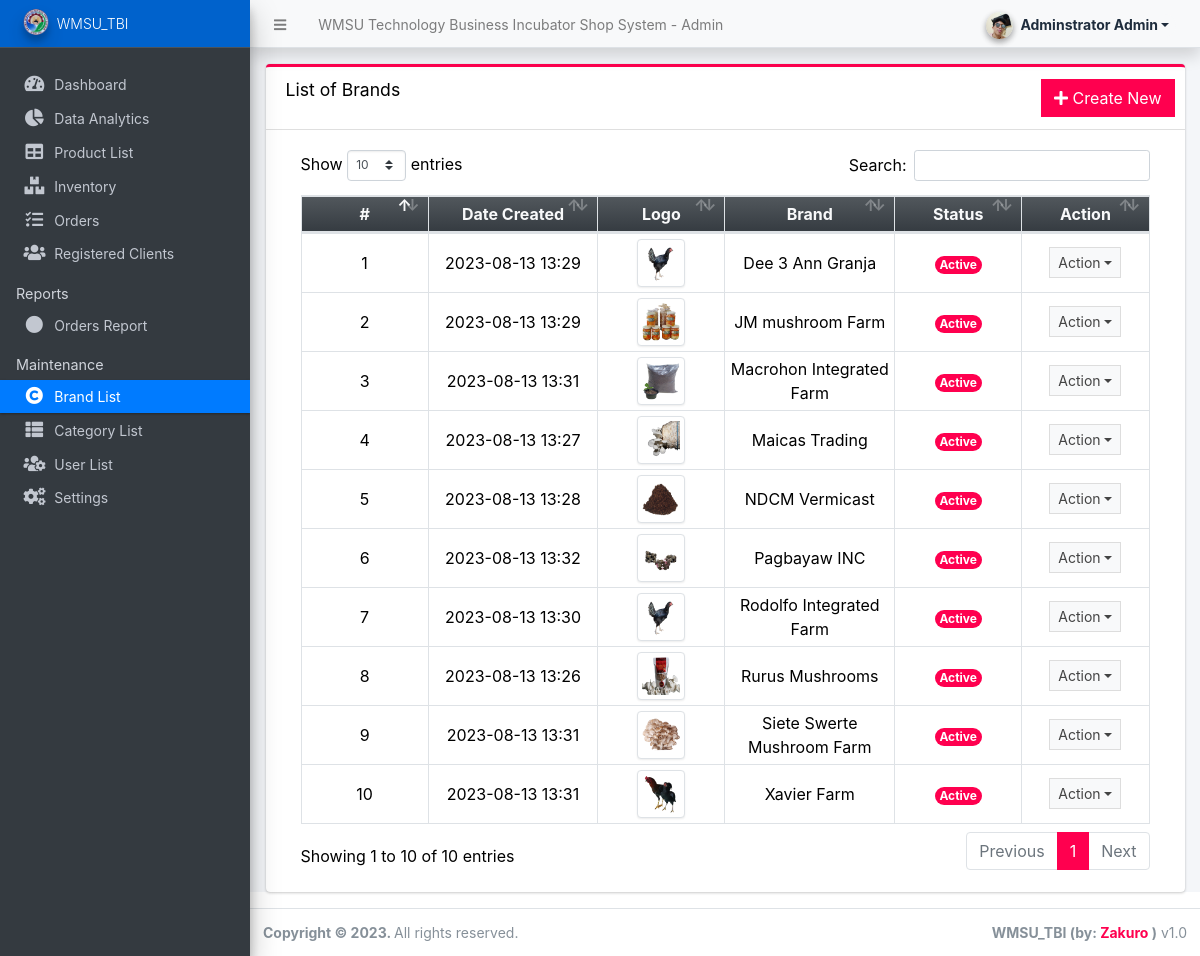
Page /admin/?page=maintenance/brands (signed in) on the committed database.
### tables this page shows
CREATE TABLE `brand_list` (
  `id` int(30) NOT NULL,
  `name` text NOT NULL,
  `image_path` text NOT NULL,
  `delete_flag` tinyint(1) NOT NULL DEFAULT 0,
  `status` tinyint(1) NOT NULL DEFAULT 1,
  `date_created` datetime NOT NULL DEFAULT current_timestamp(),
  `date_updated` datetime DEFAULT NULL ON UPDATE current_timestamp()
);

### config.php (called while the page is built, shortened)
<?php
function validate_image($file){
    $file = explode("?",$file)[0];
	if(!empty($file)){
		if(is_file(base_app.$file)){
			return base_url.$file;
		}else{
			return base_url.'dist/img/no-image-available.png';
		}
	}else{
		return base_url.'dist/img/no-image-available.png';
	}
}
?>

### admin/maintenance/brands.php (the view, shortened to what this page needs)
<div class="card card-outline card-primary">
	<div class="card-header">
		<h3 class="card-title">List of Brands</h3>
		<div class="card-tools">
			<a href="javascript:void(0)" id="create_new" class="btn btn-flat btn-primary"><span class="fas fa-plus"></span>  Create New</a>
		</div>
	</div>
	<div class="card-body">
		<div class="container-fluid">
        <div class="container-fluid">
			<table class="table table-bordered table-stripped">
				<colgroup>
					<col width="15%">
					<col width="20%">
					<col width="15%">
					<col width="20%">
					<col width="15%">
					<col width="15%">
				</colgroup>
				<thead>
					<tr class="bg-gradient-dark text-light">
						<th class="text-center">#</th>
						<th class="text-center">Date Created</th>
						<th class="text-center">Logo</th>
						<th class="text-center">Brand</th>
						<th class="text-center">Status</th>
						<th class="text-center">Action</th>
					</tr>
				</thead>
				<tbody>
					<?php
					$i = 1;
						$qry = $conn->query("SELECT * from `brand_list` where delete_flag= 0 order by `name` asc ");
						while($row = $qry->fetch_assoc()):
					?>
						<tr>
							<td class="text-center"><?php echo $i++; ?></td>
							<td class="text-center"><?php echo date("Y-m-d H:i",strtotime($row['date_created'])) ?></td>
                            <td class="text-center">
                                <img src="<?= validate_image($row['image_path']) ?>" alt="Brand Logo - <?= $row['name'] ?>" class="img-logo img-thumbnail">
                            </td>
							<td class="text-center"><?php echo $row['name'] ?></td>
							<td class="text-center">
                                <?php if($row['status'] == 1): ?>
                                    <span class="badge badge-success mx-3 rounded-pill">Active</span>
                                <?php else: ?>
                                    <span class="badge badge-danger mx-3 rounded-pill">Inactive</span>
                                <?php endif; ?>
                            </td>
							<td class="text-center">
								 <button type="button" class="btn btn-flat btn-default btn-sm dropdown-toggle dropdown-icon" data-toggle="dropdown">
				                  		Action
				                  </button>
							</td>
						</tr>
					<?php endwhile; ?>
				</tbody>
			</table>
		</div>
		</div>
	</div>
</div>

### admin/maintenance/brands.php (style rules this page uses)
.img-logo { width:3em; height: 3em; object-fit:scale-down; object-position:center center; }

### rows in the picture
brand_list: date_created "2023-08-13 13:29", name "Dee 3 Ann Granja", status "Active"
brand_list: date_created "2023-08-13 13:29", shows a picture, name "JM mushroom Farm", status "Active"
brand_list: date_created "2023-08-13 13:31", shows a picture, name "Macrohon Integrated Farm", status "Active"
brand_list: date_created "2023-08-13 13:27", shows a picture, name "Maicas Trading", status "Active"
brand_list: date_created "2023-08-13 13:28", shows a picture, name "NDCM Vermicast", status "Active"
brand_list: date_created "2023-08-13 13:32", shows a picture, name "Pagbayaw INC", status "Active"
brand_list: date_created "2023-08-13 13:30", name "Rodolfo Integrated Farm", status "Active"
brand_list: date_created "2023-08-13 13:26", shows a picture, name "Rurus Mushrooms", status "Active"
brand_list: date_created "2023-08-13 13:31", shows a picture, name "Siete Swerte Mushroom Farm", status "Active"
brand_list: date_created "2023-08-13 13:31", shows a picture, name "Xavier Farm", status "Active"

### other values in the picture
$_settings->info('name') "WMSU Technology Business Incubator Shop System"
$_settings->userdata('firstname').' '.$_settings->userdata('lastname') "Adminstrator Admin"
$_settings->info('short_name') "WMSU_TBI"
